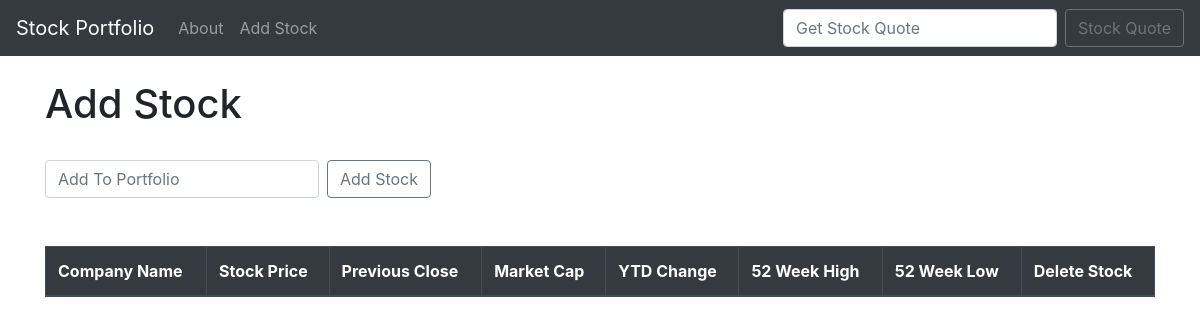
The page /add_stock.html on the database as committed earlier.
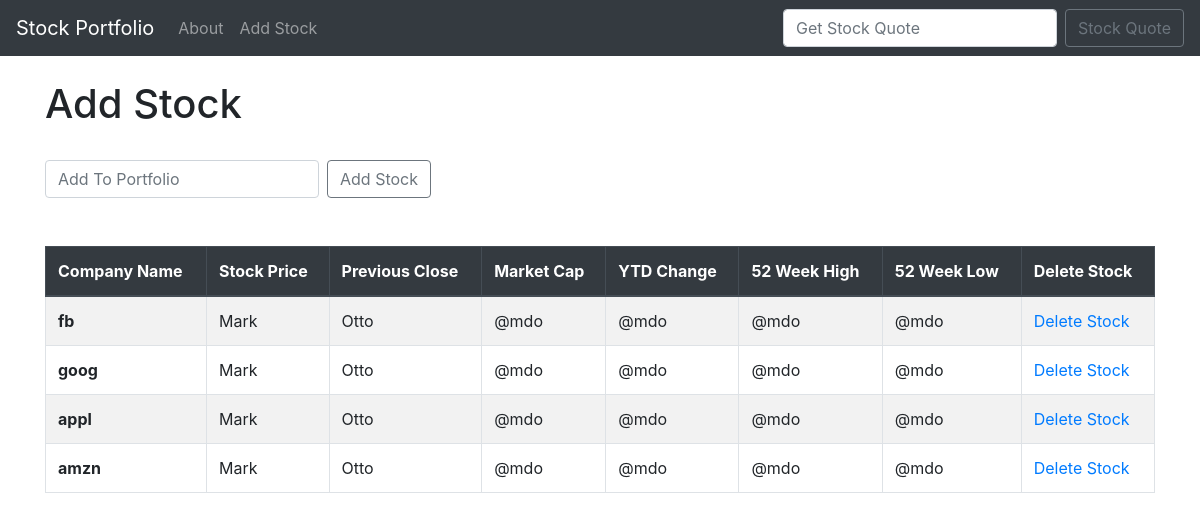
The same page on the database as committed later.
### StockQuotes/models.py (models this page shows)
class Stock(models.Model):
    ticker = models.CharField(max_length = 10)
    def __str__(self):
        return self.ticker

### StockQuotes/views.py (the view)
# urls.py: path('add_stock.html', views.add_stock, name = "add_stock"),
def add_stock(request):
     if request.method == 'POST':
         form = StockForm(request.POST or None)
         if form.is_valid():
             form.save()
             messages.success(request, ("Stock Has Been Added"))
             return redirect('add_stock')
     else:
        ticker = Stock.objects.all()
        return render(request, 'add_stock.html', {'ticker': ticker})

### StockQuotes/templates/add_stock.html (shortened to what this page needs)
{% extends 'base.html' %}
{% block content %}
<!DOCTYPE html>
<html>
    <head>
    </head>
    <body>
        <h1>Add Stock</h1>
        <br/>
        <form action = "{%url 'add_stock' %}" class="form-inline my-2 my-lg-0" method = "POST">
          <input class="form-control mr-sm-2" type="search" placeholder="Add To Portfolio" aria-label="Search" name = "ticker">
          <button class="btn btn-outline-secondary my-2 my-sm-0" type="submit">Add Stock</button>
        </form>
        <br/>
        <br/>
        <table class="table table-striped table-bordered table-hover">
            <thead class="thead-dark">
              <tr>
                <th scope="col">Company Name</th>
                <th scope="col">Stock Price</th>
                <th scope="col">Previous Close</th>
                <th scope="col">Market Cap</th>
                <th scope="col">YTD Change</th>
                <th scope="col">52 Week High</th>
                <th scope="col">52 Week Low</th>
                <th scope="col">Delete Stock</th>
              </tr>
            </thead>
            <tbody>
                {% for item in ticker %}
                <tr>
                    <th scope="row">{{ item }}</th>
                    <td>Mark</td>
                    <td>Otto</td>
                    <td>@mdo</td>
                    <td>@mdo</td>
                    <td>@mdo</td>
                    <td>@mdo</td>
                    <td><a href = "{% url 'delete' item.id %}">Delete Stock</a></td>
                  </tr>
                {% endfor %}
            </tbody>
          </table>
    </body>
    {% endblock %}

Rows that differ between the two databases and show on the page:
added Stock: ticker "fb"
added Stock: ticker "goog"
added Stock: ticker "appl"
added Stock: ticker "amzn"
